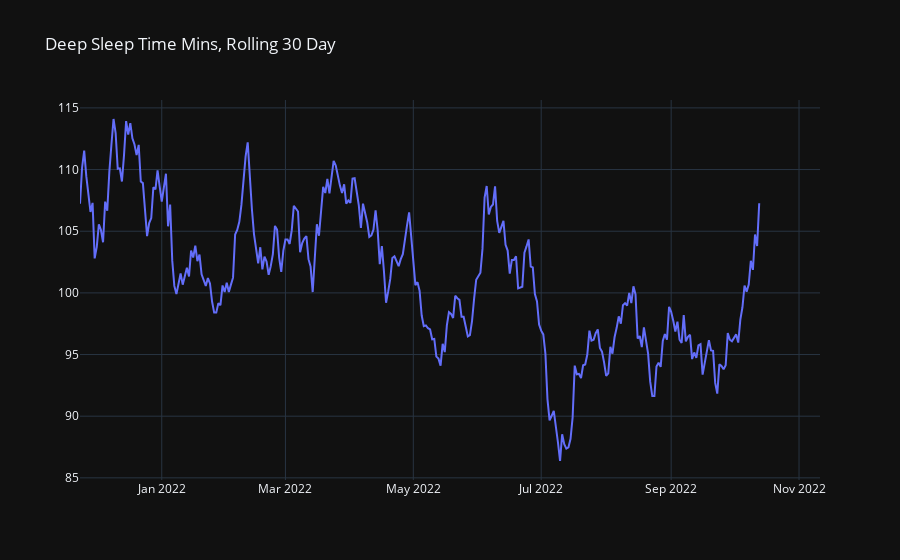

This figure's notebook cell:
### Code cell
fig = go.Figure()

fig.add_trace(
    go.Scatter(
        x = df['sleepDate']
        , y = df['sleepData.deepTime'].rolling(window=30).mean()
        # , name = df['sleepDate.weekDay']
        # , mode='markers'
        , name='values'
        # , text = ['Carat: %s<br>Measurements: %s mms'%(a,b) for a,b in graph_df.loc[:,['carat','measurements']].values]
        , hoverinfo = 'text'
        , marker=dict(
            colorscale='agsunset',
            line_width=1
        )
    )
)
 
# dark theme 
fig.layout.template = 'plotly_dark'


fig.update_layout(title = 'Deep Sleep Time Mins, Rolling 30 Day',
                  # xaxis_title='Carat (0.2g)',
                  # yaxis_title='Approx. Horizontal Area (mm^2)', 
                 )

# save file to html
# fig.write_json(os.path.abspath('../../personal-site/static/plotly/diamonds-forever/be-size-vs-carat.json'))

fig.show()

### Figure 1 — Plotly figure (JSON) as saved in the notebook; plotly's stock layout.template omitted (floating-point values rounded to 4 significant figures; data arrays with more than 128 entries replaced by an {"elided": "..."} marker saying what was removed)
{"data": [{"hoverinfo": "text", "marker": {"colorscale": [[0, "rgb(75, 41, 145)"], [0.1667, "rgb(135, 44, 162)"], [0.3333, "rgb(192, 54, 157)"], [0.5, "rgb(234, 79, 136)"], [0.6667, "rgb(250, 120, 118)"], [0.8333, "rgb(246, 169, 122)"], [1, "rgb(237, 217, 163)"]], "line": {"width": 1}}, "name": "values", "type": "scatter", "x": {"elided": "349 str values"}, "y": {"elided": "349 float values"}}], "layout": {"autosize": true, "title": {"text": "Deep Sleep Time Mins, Rolling 30 Day"}, "xaxis": {"autorange": true, "range": ["2021-11-23", "2022-11-11"], "type": "date"}, "yaxis": {"autorange": true, "range": [84.83, 115.6], "type": "linear"}}}
